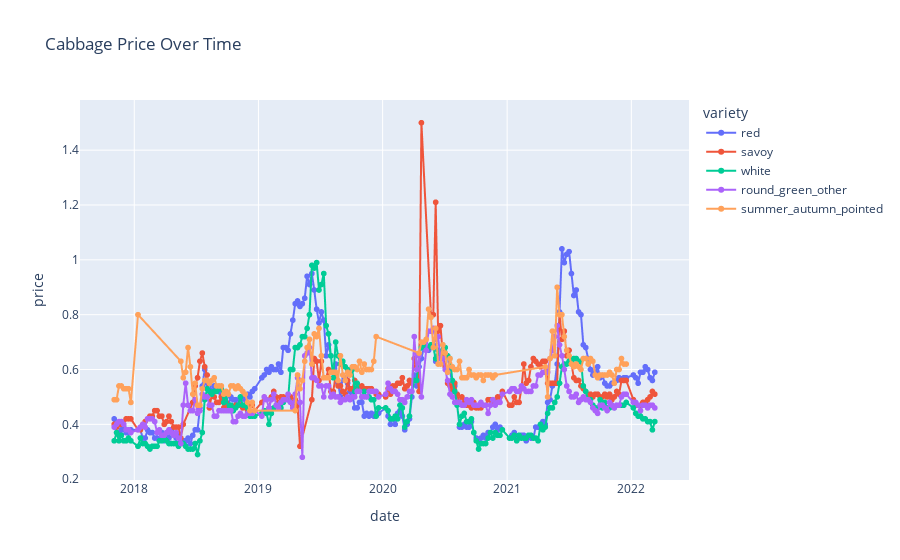

Notebook cell for this chart:
### Code cell
# Interactive chart line for better visualization and specific points
fig = px.line(cabbage_df, x='date', y='price', color='variety', 
              title='Cabbage Price Over Time',
              markers=True) # Add markers for each data point
fig.show()

# Save static (for GitHub rendering)
fig.write_image("Cabbage_price_over_time.png")

### Figure 1 — Plotly figure (JSON) as saved in the notebook; plotly's stock layout.template omitted (floating-point values rounded to 4 significant figures; data arrays with more than 128 entries replaced by an {"elided": "..."} marker saying what was removed)
{"data": [{"hovertemplate": "variety=red<br>date=%{x}<br>price=%{y}<extra></extra>", "legendgroup": "red", "line": {"color": "#636efa", "dash": "solid"}, "marker": {"symbol": "circle"}, "mode": "lines+markers", "name": "red", "showlegend": true, "type": "scattergl", "x": {"elided": "218 str values"}, "xaxis": "x", "y": {"elided": "218 float values"}, "yaxis": "y"}, {"hovertemplate": "variety=savoy<br>date=%{x}<br>price=%{y}<extra></extra>", "legendgroup": "savoy", "line": {"color": "#EF553B", "dash": "solid"}, "marker": {"symbol": "circle"}, "mode": "lines+markers", "name": "savoy", "showlegend": true, "type": "scattergl", "x": {"elided": "208 str values"}, "xaxis": "x", "y": {"elided": "208 float values"}, "yaxis": "y"}, {"hovertemplate": "variety=white<br>date=%{x}<br>price=%{y}<extra></extra>", "legendgroup": "white", "line": {"color": "#00cc96", "dash": "solid"}, "marker": {"symbol": "circle"}, "mode": "lines+markers", "name": "white", "showlegend": true, "type": "scattergl", "x": {"elided": "218 str values"}, "xaxis": "x", "y": {"elided": "218 float values"}, "yaxis": "y"}, {"hovertemplate": "variety=round_green_other<br>date=%{x}<br>price=%{y}<extra></extra>", "legendgroup": "round_green_other", "line": {"color": "#ab63fa", "dash": "solid"}, "marker": {"symbol": "circle"}, "mode": "lines+markers", "name": "round_green_other", "showlegend": true, "type": "scattergl", "x": {"elided": "217 str values"}, "xaxis": "x", "y": {"elided": "217 float values"}, "yaxis": "y"}, {"hovertemplate": "variety=summer_autumn_pointed<br>date=%{x}<br>price=%{y}<extra></extra>", "legendgroup": "summer_autumn_pointed", "line": {"color": "#FFA15A", "dash": "solid"}, "marker": {"symbol": "circle"}, "mode": "lines+markers", "name": "summer_autumn_pointed", "showlegend": true, "type": "scattergl", "x": {"elided": "144 str values"}, "xaxis": "x", "y": {"elided": "144 float values"}, "yaxis": "y"}], "layout": {"legend": {"title": {"text": "variety"}, "tracegroupgap": 0}, "title": {"text": "Cabbage Price Over Time"}, "xaxis": {"anchor": "y", "domain": [0, 1], "title": {"text": "date"}}, "yaxis": {"anchor": "x", "domain": [0, 1], "title": {"text": "price"}}}}
